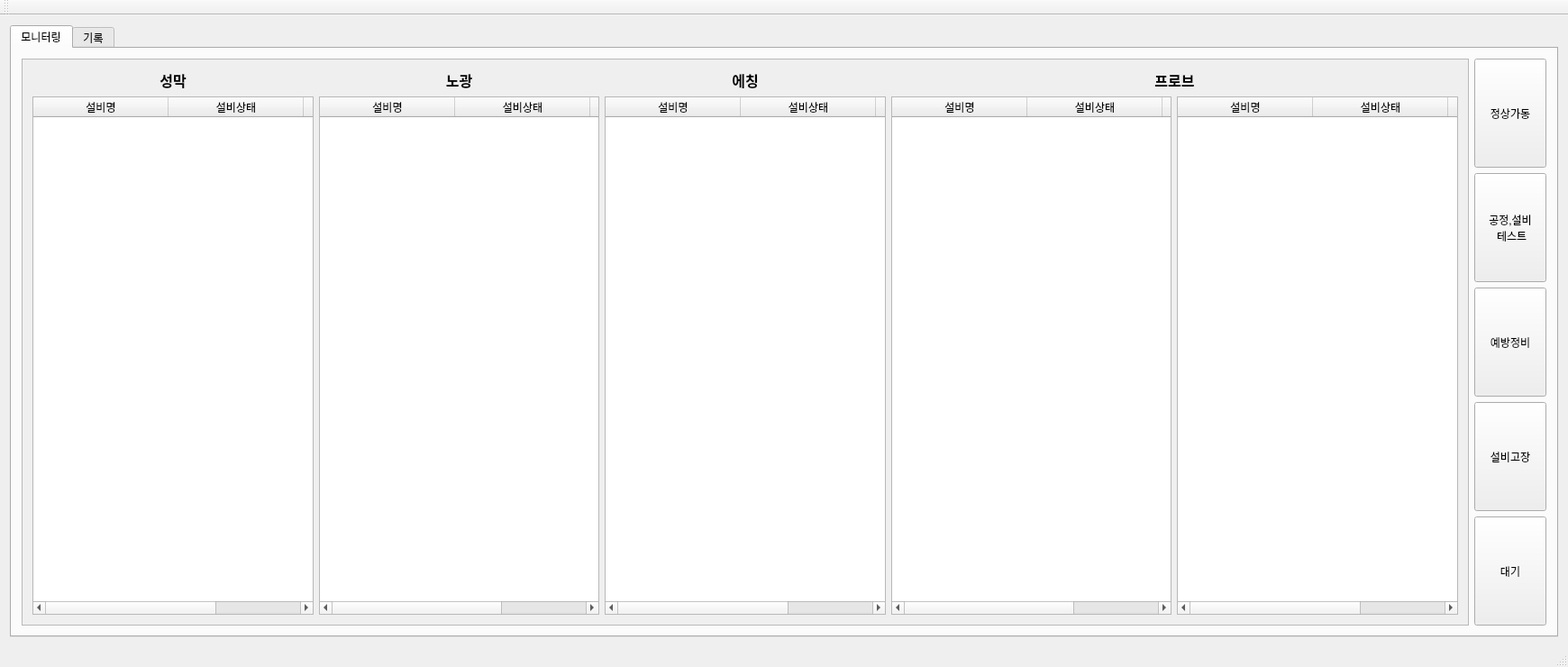
<?xml version="1.0" encoding="UTF-8"?>
<ui version="4.0">
 <class>MainWindow</class>
 <widget class="QMainWindow" name="MainWindow">
  <property name="geometry">
   <rect>
    <x>0</x>
    <y>0</y>
    <width>1740</width>
    <height>740</height>
   </rect>
  </property>
  <property name="windowTitle">
   <string>MainWindow</string>
  </property>
  <widget class="QWidget" name="centralWidget">
   <layout class="QGridLayout" name="gridLayout">
    <item row="1" column="0">
     <widget class="QTabWidget" name="tabWidget">
      <property name="currentIndex">
       <number>0</number>
      </property>
      <widget class="QWidget" name="tab">
       <attribute name="title">
        <string>모니터링</string>
       </attribute>
       <layout class="QGridLayout" name="gridLayout_3">
        <item row="0" column="0">
         <widget class="QScrollArea" name="scrollArea">
          <property name="widgetResizable">
           <bool>true</bool>
          </property>
          <widget class="QWidget" name="scrollAreaWidgetContents">
           <property name="geometry">
            <rect>
             <x>0</x>
             <y>0</y>
             <width>1613</width>
             <height>624</height>
            </rect>
           </property>
           <layout class="QGridLayout" name="gridLayout_2">
            <item row="1" column="3">
             <widget class="QTableWidget" name="probe_listview">
              <attribute name="horizontalHeaderDefaultSectionSize">
               <number>150</number>
              </attribute>
              <attribute name="horizontalHeaderStretchLastSection">
               <bool>true</bool>
              </attribute>
              <column>
               <property name="text">
                <string>설비명</string>
               </property>
              </column>
              <column>
               <property name="text">
                <string>설비상태</string>
               </property>
              </column>
              <column>
               <property name="text">
                <string>설비코드</string>
               </property>
              </column>
             </widget>
            </item>
            <item row="1" column="2">
             <widget class="QTableWidget" name="eatching_listview">
              <attribute name="horizontalHeaderDefaultSectionSize">
               <number>150</number>
              </attribute>
              <attribute name="horizontalHeaderStretchLastSection">
               <bool>true</bool>
              </attribute>
              <column>
               <property name="text">
                <string>설비명</string>
               </property>
              </column>
              <column>
               <property name="text">
                <string>설비상태</string>
               </property>
              </column>
              <column>
               <property name="text">
                <string>설비코드</string>
               </property>
              </column>
             </widget>
            </item>
            <item row="0" column="3" colspan="2">
             <widget class="QLabel" name="label_2">
              <property name="font">
               <font>
                <pointsize>12</pointsize>
                <weight>75</weight>
                <bold>true</bold>
               </font>
              </property>
              <property name="text">
               <string>프로브</string>
              </property>
              <property name="alignment">
               <set>Qt::AlignCenter</set>
              </property>
             </widget>
            </item>
            <item row="1" column="4">
             <widget class="QTableWidget" name="probe1_listview">
              <attribute name="horizontalHeaderDefaultSectionSize">
               <number>150</number>
              </attribute>
              <attribute name="horizontalHeaderStretchLastSection">
               <bool>true</bool>
              </attribute>
              <column>
               <property name="text">
                <string>설비명</string>
               </property>
              </column>
              <column>
               <property name="text">
                <string>설비상태</string>
               </property>
              </column>
              <column>
               <property name="text">
                <string>설비코드</string>
               </property>
              </column>
             </widget>
            </item>
            <item row="1" column="1">
             <widget class="QTableWidget" name="light_listview">
              <attribute name="horizontalHeaderDefaultSectionSize">
               <number>150</number>
              </attribute>
              <attribute name="horizontalHeaderStretchLastSection">
               <bool>true</bool>
              </attribute>
              <column>
               <property name="text">
                <string>설비명</string>
               </property>
              </column>
              <column>
               <property name="text">
                <string>설비상태</string>
               </property>
              </column>
              <column>
               <property name="text">
                <string>설비코드</string>
               </property>
              </column>
             </widget>
            </item>
            <item row="0" column="2">
             <widget class="QLabel" name="label_3">
              <property name="font">
               <font>
                <pointsize>12</pointsize>
                <weight>75</weight>
                <bold>true</bold>
               </font>
              </property>
              <property name="text">
               <string>에칭</string>
              </property>
              <property name="alignment">
               <set>Qt::AlignCenter</set>
              </property>
             </widget>
            </item>
            <item row="0" column="1">
             <widget class="QLabel" name="label_4">
              <property name="font">
               <font>
                <pointsize>12</pointsize>
                <weight>75</weight>
                <bold>true</bold>
               </font>
              </property>
              <property name="text">
               <string>노광</string>
              </property>
              <property name="alignment">
               <set>Qt::AlignCenter</set>
              </property>
             </widget>
            </item>
            <item row="1" column="0">
             <widget class="QTableWidget" name="deposition_listview">
              <attribute name="horizontalHeaderCascadingSectionResizes">
               <bool>false</bool>
              </attribute>
              <attribute name="horizontalHeaderDefaultSectionSize">
               <number>150</number>
              </attribute>
              <attribute name="horizontalHeaderStretchLastSection">
               <bool>true</bool>
              </attribute>
              <column>
               <property name="text">
                <string>설비명</string>
               </property>
              </column>
              <column>
               <property name="text">
                <string>설비상태</string>
               </property>
              </column>
              <column>
               <property name="text">
                <string>설비코드</string>
               </property>
              </column>
             </widget>
            </item>
            <item row="0" column="0">
             <widget class="QLabel" name="label_5">
              <property name="font">
               <font>
                <pointsize>12</pointsize>
                <weight>75</weight>
                <bold>true</bold>
               </font>
              </property>
              <property name="text">
               <string>성막</string>
              </property>
              <property name="alignment">
               <set>Qt::AlignCenter</set>
              </property>
             </widget>
            </item>
           </layout>
          </widget>
         </widget>
        </item>
        <item row="0" column="1">
         <layout class="QVBoxLayout" name="verticalLayout">
          <item>
           <widget class="QPushButton" name="RUN_btn">
            <property name="sizePolicy">
             <sizepolicy hsizetype="Minimum" vsizetype="Minimum">
              <horstretch>0</horstretch>
              <verstretch>0</verstretch>
             </sizepolicy>
            </property>
            <property name="text">
             <string>정상가동</string>
            </property>
           </widget>
          </item>
          <item>
           <widget class="QPushButton" name="ENGR1_btn">
            <property name="sizePolicy">
             <sizepolicy hsizetype="Minimum" vsizetype="Minimum">
              <horstretch>0</horstretch>
              <verstretch>0</verstretch>
             </sizepolicy>
            </property>
            <property name="text">
             <string>공정,설비
 테스트</string>
            </property>
           </widget>
          </item>
          <item>
           <widget class="QPushButton" name="SCHDOWN1_btn">
            <property name="sizePolicy">
             <sizepolicy hsizetype="Minimum" vsizetype="Minimum">
              <horstretch>0</horstretch>
              <verstretch>0</verstretch>
             </sizepolicy>
            </property>
            <property name="text">
             <string>예방정비</string>
            </property>
           </widget>
          </item>
          <item>
           <widget class="QPushButton" name="USCHDOWN3_btn">
            <property name="sizePolicy">
             <sizepolicy hsizetype="Minimum" vsizetype="Minimum">
              <horstretch>0</horstretch>
              <verstretch>0</verstretch>
             </sizepolicy>
            </property>
            <property name="text">
             <string>설비고장</string>
            </property>
           </widget>
          </item>
          <item>
           <widget class="QPushButton" name="WAIT_btn">
            <property name="sizePolicy">
             <sizepolicy hsizetype="Minimum" vsizetype="Minimum">
              <horstretch>0</horstretch>
              <verstretch>0</verstretch>
             </sizepolicy>
            </property>
            <property name="text">
             <string>대기</string>
            </property>
           </widget>
          </item>
         </layout>
        </item>
       </layout>
      </widget>
      <widget class="QWidget" name="tab2">
       <attribute name="title">
        <string>기록</string>
       </attribute>
       <layout class="QGridLayout" name="gridLayout_4">
        <item row="1" column="0">
         <widget class="QTableView" name="history_table">
          <property name="maximumSize">
           <size>
            <width>500</width>
            <height>16777215</height>
           </size>
          </property>
          <attribute name="horizontalHeaderDefaultSectionSize">
           <number>120</number>
          </attribute>
          <attribute name="horizontalHeaderStretchLastSection">
           <bool>true</bool>
          </attribute>
         </widget>
        </item>
        <item row="1" column="1">
         <spacer name="horizontalSpacer">
          <property name="orientation">
           <enum>Qt::Horizontal</enum>
          </property>
          <property name="sizeHint" stdset="0">
           <size>
            <width>40</width>
            <height>20</height>
           </size>
          </property>
         </spacer>
        </item>
        <item row="0" column="0" colspan="2">
         <layout class="QHBoxLayout" name="horizontalLayout">
          <item>
           <widget class="QLabel" name="label_6">
            <property name="text">
             <string>공정</string>
            </property>
           </widget>
          </item>
          <item>
           <widget class="QComboBox" name="processbox">
            <item>
             <property name="text">
              <string>전체</string>
             </property>
            </item>
            <item>
             <property name="text">
              <string>성막</string>
             </property>
            </item>
            <item>
             <property name="text">
              <string>노광</string>
             </property>
            </item>
            <item>
             <property name="text">
              <string>에칭</string>
             </property>
            </item>
            <item>
             <property name="text">
              <string>프로브</string>
             </property>
            </item>
           </widget>
          </item>
          <item>
           <widget class="QLabel" name="label_7">
            <property name="text">
             <string>설비</string>
            </property>
           </widget>
          </item>
          <item>
           <widget class="QComboBox" name="machine_name_box">
            <property name="minimumSize">
             <size>
              <width>170</width>
              <height>0</height>
             </size>
            </property>
           </widget>
          </item>
          <item>
           <widget class="QDateTimeEdit" name="start_time">
            <property name="displayFormat">
             <string>yyyy-MM-dd hh:mm:ss</string>
            </property>
            <property name="calendarPopup">
             <bool>true</bool>
            </property>
           </widget>
          </item>
          <item>
           <widget class="QLabel" name="label">
            <property name="sizePolicy">
             <sizepolicy hsizetype="Maximum" vsizetype="Maximum">
              <horstretch>0</horstretch>
              <verstretch>0</verstretch>
             </sizepolicy>
            </property>
            <property name="text">
             <string>~</string>
            </property>
           </widget>
          </item>
          <item>
           <widget class="QDateTimeEdit" name="end_time">
            <property name="displayFormat">
             <string>yyyy-MM-dd hh:mm:ss</string>
            </property>
            <property name="calendarPopup">
             <bool>true</bool>
            </property>
           </widget>
          </item>
          <item>
           <widget class="QPushButton" name="search_btn">
            <property name="text">
             <string>검색</string>
            </property>
           </widget>
          </item>
          <item>
           <spacer name="horizontalSpacer_2">
            <property name="orientation">
             <enum>Qt::Horizontal</enum>
            </property>
            <property name="sizeHint" stdset="0">
             <size>
              <width>40</width>
              <height>20</height>
             </size>
            </property>
           </spacer>
          </item>
         </layout>
        </item>
       </layout>
      </widget>
     </widget>
    </item>
   </layout>
  </widget>
  <widget class="QMenuBar" name="menuBar">
   <property name="geometry">
    <rect>
     <x>0</x>
     <y>0</y>
     <width>1740</width>
     <height>21</height>
    </rect>
   </property>
  </widget>
  <widget class="QToolBar" name="mainToolBar">
   <attribute name="toolBarArea">
    <enum>TopToolBarArea</enum>
   </attribute>
   <attribute name="toolBarBreak">
    <bool>false</bool>
   </attribute>
  </widget>
  <widget class="QStatusBar" name="statusBar"/>
 </widget>
 <layoutdefault spacing="6" margin="11"/>
 <resources/>
 <connections/>
</ui>
